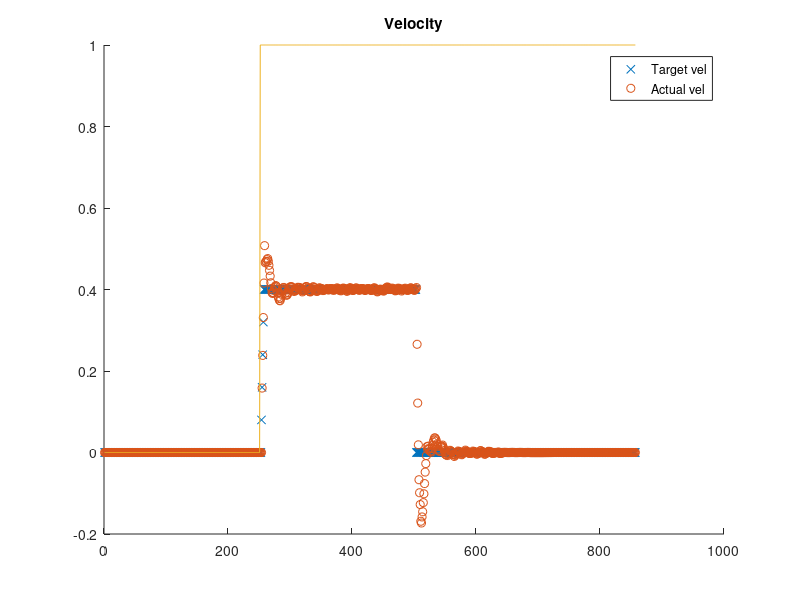
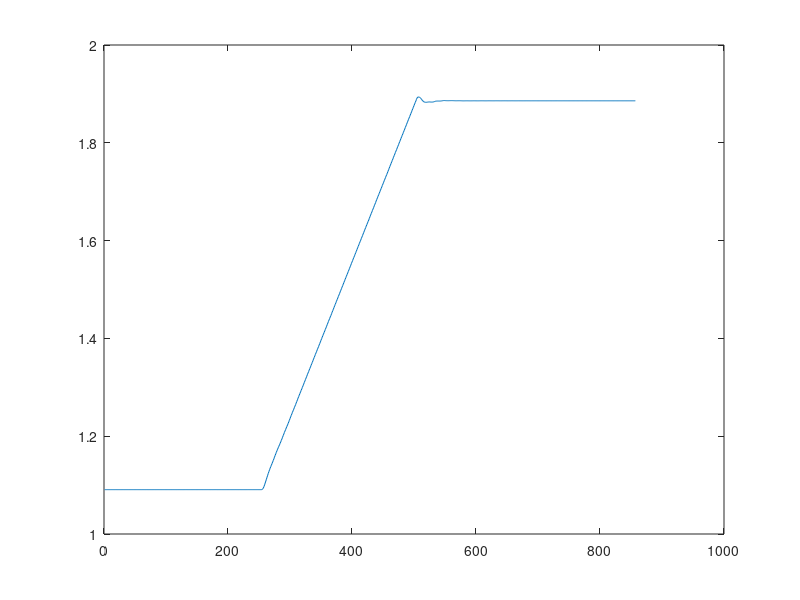
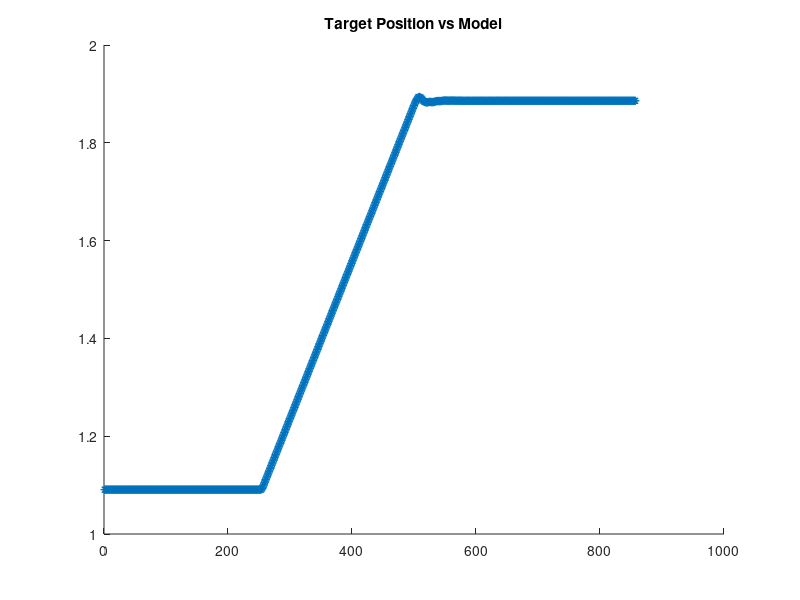

Reproduce these figures in MATLAB, in order. (Note: this script raises an error after producing the figures.)
clc;
format short
load delayLog.txt;

%delayLog = delayLog(240:270,:);

qActual = delayLog(:,3:8); % Actual Position
qdActual = delayLog(:,9:14); %Actual  Velocity
qddTarget = delayLog(:,15:20); % Target acc
qdTarget = delayLog(:,21:26); % Target vel
qTarget = delayLog(:,27:32); % Target pos
test01 = delayLog(:,33);


qddActual = diff(qdActual)/0.008;

robotTime = delayLog(:,1);

%Systime
sysTime = delayLog(:,2);

disp('Avg. delay, ms')
a = mean(diff(sysTime))/1000

disp('In Hz')
1/(a/1000)

%%
%Compare actual/target velcity and actual/taget acc.

f = figure()
set(f,'name','Velocity','numbertitle','off')
hold all
title('Velocity')
plot(qdTarget(:,1),'x')
plot(qdActual(:,1),'o')
plot(test01)
legend('Target vel','Actual vel')
%xlim([248 266]);
%ylim([-0.03 0.07])
hold off
% 
% f = figure()
% hold all
% set(f,'name','Acc','numbertitle','off')
% plot(qddTarget(:,1),'x')
% plot(qddActual(:,1),'o')
% plot(test01)
% legend('Target acc','Actual acc')
% xlim([248 266]);
% ylim([-0.6 1.5])
% hold off


%%
%Comparing velocity and acc

figure()
plot(qActual(:,1))


%% Testing our model of the robot

%Plot position and model.. 
% Might want to run ../Model01/model01.m first
stepsize = 0.4; %rad/s
offset = 1.091; %Offset in actual position



f = figure()
set(f,'name','Position','numbertitle','off')
hold all
title('Target Position vs Model')
plot(qTarget(:,1),'*')

%opt = stepDataOptions('InputOffset',1000);
s = step(dPlantDelay,3)
svector = [zeros(1,250) s'];
svector = svector*0.4;
plot(svector + offset,'rx')

plot(test01*2)
legend('Target Pos','Model pos')
%xlim([248 266]);
%ylim([-0.03 0.07])
hold off
